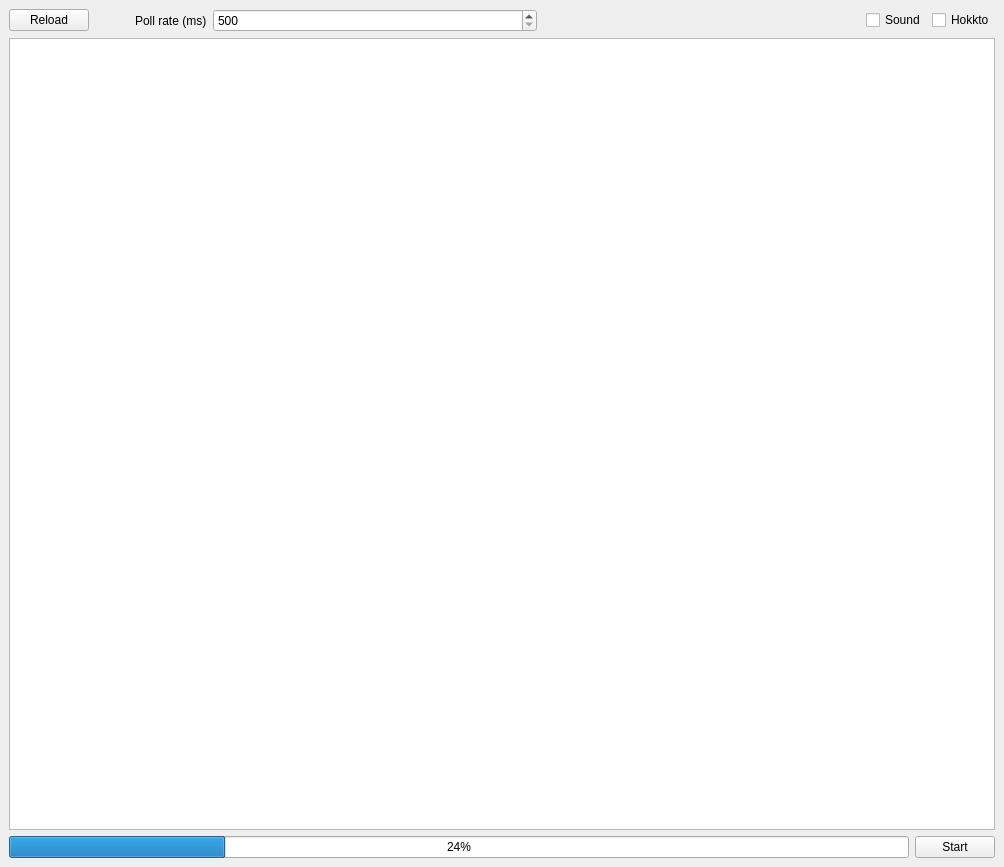
<?xml version="1.0" encoding="UTF-8"?>
<ui version="4.0">
 <class>MainWindow</class>
 <widget class="QMainWindow" name="MainWindow">
  <property name="geometry">
   <rect>
    <x>0</x>
    <y>0</y>
    <width>1004</width>
    <height>867</height>
   </rect>
  </property>
  <property name="windowTitle">
   <string>Auto Hyakuretsu</string>
  </property>
  <widget class="QWidget" name="centralwidget">
   <layout class="QVBoxLayout" name="verticalLayout_2">
    <item>
     <layout class="QVBoxLayout" name="verticalLayout" stretch="0,0,0">
      <item>
       <layout class="QHBoxLayout" name="horizontalLayout" stretch="0,0,0,1,1,0,0">
        <property name="rightMargin">
         <number>0</number>
        </property>
        <item>
         <widget class="QPushButton" name="reloadButton">
          <property name="text">
           <string>Reload</string>
          </property>
          <property name="flat">
           <bool>false</bool>
          </property>
         </widget>
        </item>
        <item>
         <spacer name="horizontalSpacer">
          <property name="orientation">
           <enum>Qt::Horizontal</enum>
          </property>
          <property name="sizeHint" stdset="0">
           <size>
            <width>40</width>
            <height>20</height>
           </size>
          </property>
         </spacer>
        </item>
        <item>
         <widget class="QLabel" name="pollRateLabel">
          <property name="text">
           <string>Poll rate (ms)</string>
          </property>
         </widget>
        </item>
        <item>
         <widget class="QSpinBox" name="pollRate">
          <property name="minimum">
           <number>500</number>
          </property>
          <property name="maximum">
           <number>999999999</number>
          </property>
          <property name="singleStep">
           <number>50</number>
          </property>
         </widget>
        </item>
        <item>
         <spacer name="horizontalSpacer_2">
          <property name="orientation">
           <enum>Qt::Horizontal</enum>
          </property>
          <property name="sizeHint" stdset="0">
           <size>
            <width>40</width>
            <height>20</height>
           </size>
          </property>
         </spacer>
        </item>
        <item>
         <widget class="QCheckBox" name="soundCheckbox">
          <property name="text">
           <string>Sound</string>
          </property>
         </widget>
        </item>
        <item>
         <widget class="QCheckBox" name="lolCheckbox">
          <property name="text">
           <string>Hokkto</string>
          </property>
         </widget>
        </item>
       </layout>
      </item>
      <item>
       <layout class="QHBoxLayout" name="horizontalLayout_2">
        <item>
         <widget class="QTableWidget" name="macrosTable"/>
        </item>
       </layout>
      </item>
      <item>
       <layout class="QHBoxLayout" name="horizontalLayout_3">
        <item>
         <widget class="QProgressBar" name="pollCountdown">
          <property name="sizePolicy">
           <sizepolicy hsizetype="Expanding" vsizetype="Fixed">
            <horstretch>0</horstretch>
            <verstretch>0</verstretch>
           </sizepolicy>
          </property>
          <property name="minimumSize">
           <size>
            <width>0</width>
            <height>0</height>
           </size>
          </property>
          <property name="value">
           <number>24</number>
          </property>
         </widget>
        </item>
        <item>
         <widget class="QPushButton" name="toggleButton">
          <property name="text">
           <string>Start</string>
          </property>
         </widget>
        </item>
       </layout>
      </item>
     </layout>
    </item>
   </layout>
  </widget>
 </widget>
 <resources/>
 <connections/>
</ui>
